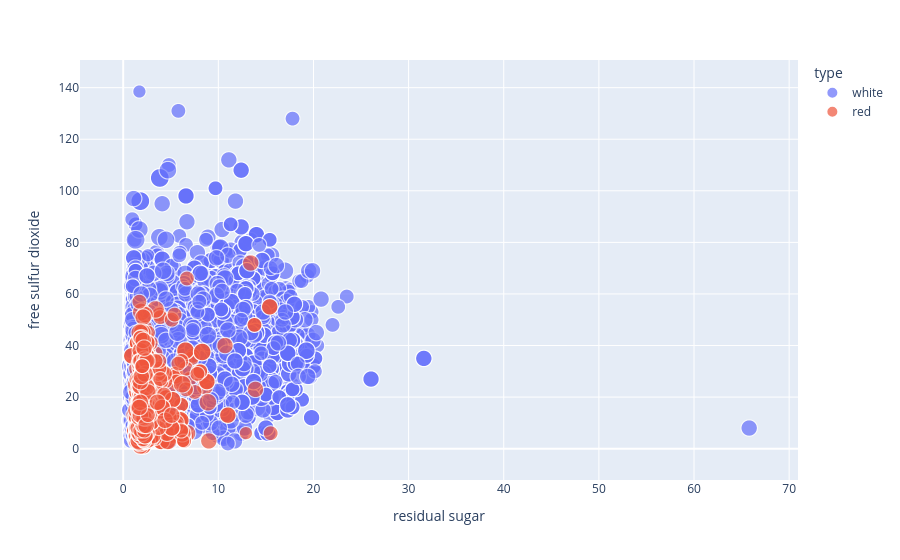

Write notebook code for a chart like this one.
### Code cell
# 6. Using any data visualization library (e.g. matplotlib, seaborn, plotly), provide at least 5 visualization graphs related to your dataset.
# graph 1: graph about residual sugar and free sulfur dioxide
fig = px.scatter(df_wine_preprocessed, x="residual sugar", y="free sulfur dioxide", color="type",
                 size='quality', hover_data=['citric acid'])
fig.show()

### Figure 1 — Plotly figure (JSON) as saved in the notebook; plotly's stock layout.template omitted (floating-point values rounded to 4 significant figures; data arrays with more than 128 entries replaced by an {"elided": "..."} marker saying what was removed)
{"data": [{"customdata": {"elided": "4585x1 float values"}, "hovertemplate": "type=white<br>residual sugar=%{x}<br>free sulfur dioxide=%{y}<br>quality=%{marker.size}<br>citric acid=%{customdata[0]}<extra></extra>", "legendgroup": "white", "marker": {"color": "#636efa", "size": {"elided": "4585 int values"}, "sizemode": "area", "sizeref": 0.0225, "symbol": "circle"}, "mode": "markers", "name": "white", "showlegend": true, "type": "scattergl", "x": {"elided": "4585 float values"}, "xaxis": "x", "y": {"elided": "4585 float values"}, "yaxis": "y"}, {"customdata": {"elided": "1327x1 float values"}, "hovertemplate": "type=red<br>residual sugar=%{x}<br>free sulfur dioxide=%{y}<br>quality=%{marker.size}<br>citric acid=%{customdata[0]}<extra></extra>", "legendgroup": "red", "marker": {"color": "#EF553B", "size": {"elided": "1327 int values"}, "sizemode": "area", "sizeref": 0.0225, "symbol": "circle"}, "mode": "markers", "name": "red", "showlegend": true, "type": "scattergl", "x": {"elided": "1327 float values"}, "xaxis": "x", "y": {"elided": "1327 float values"}, "yaxis": "y"}], "layout": {"autosize": true, "legend": {"itemsizing": "constant", "title": {"text": "type"}, "tracegroupgap": 0}, "margin": {"t": 60}, "xaxis": {"anchor": "y", "autorange": true, "domain": [0, 1], "range": [-4.526, 70.92], "title": {"text": "residual sugar"}, "type": "linear"}, "yaxis": {"anchor": "x", "autorange": true, "domain": [0, 1], "range": [-17.83, 155.5], "title": {"text": "free sulfur dioxide"}, "type": "linear"}}}
